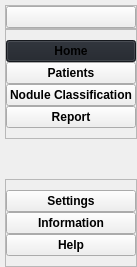
     <widget class="QCustomSlideMenu" name="leftMenuContainer" native="true">
      <property name="maximumSize">
       <size>
        <width>45</width>
        <height>16777215</height>
       </size>
      </property>
      <layout class="QVBoxLayout" name="verticalLayout">
       <property name="spacing">
        <number>0</number>
       </property>
       <property name="leftMargin">
        <number>0</number>
       </property>
       <property name="topMargin">
        <number>0</number>
       </property>
       <property name="rightMargin">
        <number>0</number>
       </property>
       <property name="bottomMargin">
        <number>0</number>
       </property>
       <item>
        <widget class="QWidget" name="leftMenuSubContainer" native="true">
         <layout class="QVBoxLayout" name="verticalLayout_2">
          <property name="spacing">
           <number>0</number>
          </property>
          <property name="leftMargin">
           <number>5</number>
          </property>
          <property name="topMargin">
           <number>5</number>
          </property>
          <property name="rightMargin">
           <number>0</number>
          </property>
          <property name="bottomMargin">
           <number>0</number>
          </property>
          <item alignment="Qt::AlignTop">
           <widget class="QFrame" name="frame">
            <property name="frameShape">
             <enum>QFrame::StyledPanel</enum>
            </property>
            <property name="frameShadow">
             <enum>QFrame::Raised</enum>
            </property>
            <layout class="QHBoxLayout" name="horizontalLayout_2">
             <property name="spacing">
              <number>0</number>
             </property>
             <property name="leftMargin">
              <number>0</number>
             </property>
             <property name="topMargin">
              <number>0</number>
             </property>
             <property name="rightMargin">
              <number>0</number>
             </property>
             <property name="bottomMargin">
              <number>0</number>
             </property>
             <item>
              <widget class="QPushButton" name="menuBtn">
               <property name="toolTip">
                <string>Menu</string>
               </property>
               <property name="text">
                <string/>
               </property>
               <property name="icon">
                <iconset resource="resources.qrc">
                 <normaloff>:/icons/icon/align-justify.svg</normaloff>:/icons/icon/align-justify.svg</iconset>
               </property>
               <property name="iconSize">
                <size>
                 <width>24</width>
                 <height>24</height>
                </size>
               </property>
              </widget>
             </item>
            </layout>
           </widget>
          </item>
          <item alignment="Qt::AlignTop">
           <widget class="QFrame" name="frame_2">
            <property name="sizePolicy">
             <sizepolicy hsizetype="Preferred" vsizetype="Preferred">
              <horstretch>0</horstretch>
              <verstretch>0</verstretch>
             </sizepolicy>
            </property>
            <property name="frameShape">
             <enum>QFrame::StyledPanel</enum>
            </property>
            <property name="frameShadow">
             <enum>QFrame::Raised</enum>
            </property>
            <layout class="QVBoxLayout" name="verticalLayout_3">
             <property name="spacing">
              <number>0</number>
             </property>
             <property name="leftMargin">
              <number>0</number>
             </property>
             <property name="topMargin">
              <number>10</number>
             </property>
             <property name="rightMargin">
              <number>0</number>
             </property>
             <property name="bottomMargin">
              <number>10</number>
             </property>
             <item>
              <widget class="QPushButton" name="homeBtn">
               <property name="font">
                <font>
                 <weight>75</weight>
                 <bold>true</bold>
                </font>
               </property>
               <property name="toolTip">
                <string>Home</string>
               </property>
               <property name="styleSheet">
                <string notr="true">background-color: #1f232a;</string>
               </property>
               <property name="text">
                <string>Home</string>
               </property>
               <property name="icon">
                <iconset resource="resources.qrc">
                 <normaloff>:/icons/icon/home.svg</normaloff>:/icons/icon/home.svg</iconset>
               </property>
               <property name="iconSize">
                <size>
                 <width>24</width>
                 <height>24</height>
                </size>
               </property>
              </widget>
             </item>
             <item>
              <widget class="QPushButton" name="patientsBtn">
               <property name="font">
                <font>
                 <weight>75</weight>
                 <bold>true</bold>
                </font>
               </property>
               <property name="toolTip">
                <string>Patient management</string>
               </property>
               <property name="text">
                <string>Patients</string>
               </property>
               <property name="icon">
                <iconset resource="resources.qrc">
                 <normaloff>:/icons/icon/users.svg</normaloff>:/icons/icon/users.svg</iconset>
               </property>
               <property name="iconSize">
                <size>
                 <width>24</width>
                 <height>24</height>
                </size>
               </property>
              </widget>
             </item>
             <item>
              <widget class="QPushButton" name="noduleBtn">
               <property name="font">
                <font>
                 <weight>75</weight>
                 <bold>true</bold>
                </font>
               </property>
               <property name="toolTip">
                <string>Classify nodules</string>
               </property>
               <property name="text">
                <string>Nodule Classification</string>
               </property>
               <property name="icon">
                <iconset resource="resources.qrc">
                 <normaloff>:/icons/ressources/poumons.png</normaloff>:/icons/ressources/poumons.png</iconset>
               </property>
               <property name="iconSize">
                <size>
                 <width>24</width>
                 <height>24</height>
                </size>
               </property>
              </widget>
             </item>
             <item>
              <widget class="QPushButton" name="reportBtn">
               <property name="font">
                <font>
                 <weight>75</weight>
                 <bold>true</bold>
                </font>
               </property>
               <property name="toolTip">
                <string>Send Emails to patients</string>
               </property>
               <property name="text">
                <string>Report</string>
               </property>
               <property name="icon">
                <iconset resource="resources.qrc">
                 <normaloff>:/icons/icon/clipboard.svg</normaloff>:/icons/icon/clipboard.svg</iconset>
               </property>
               <property name="iconSize">
                <size>
                 <width>24</width>
                 <height>24</height>
                </size>
               </property>
              </widget>
             </item>
            </layout>
           </widget>
          </item>
          <item>
           <spacer name="verticalSpacer">
            <property name="orientation">
             <enum>Qt::Vertical</enum>
            </property>
            <property name="sizeHint" stdset="0">
             <size>
              <width>20</width>
              <height>40</height>
             </size>
            </property>
           </spacer>
          </item>
          <item alignment="Qt::AlignBottom">
           <widget class="QFrame" name="frame_3">
            <property name="frameShape">
             <enum>QFrame::StyledPanel</enum>
            </property>
            <property name="frameShadow">
             <enum>QFrame::Raised</enum>
            </property>
            <layout class="QVBoxLayout" name="verticalLayout_4">
             <property name="spacing">
              <number>0</number>
             </property>
             <property name="leftMargin">
              <number>0</number>
             </property>
             <property name="topMargin">
              <number>10</number>
             </property>
             <property name="rightMargin">
              <number>0</number>
             </property>
             <property name="bottomMargin">
              <number>10</number>
             </property>
             <item>
              <widget class="QPushButton" name="settingsBtn">
               <property name="font">
                <font>
                 <weight>75</weight>
                 <bold>true</bold>
                </font>
               </property>
               <property name="toolTip">
                <string>Go to Settings</string>
               </property>
               <property name="text">
                <string>Settings</string>
               </property>
               <property name="icon">
                <iconset resource="resources.qrc">
                 <normaloff>:/icons/icon/settings.svg</normaloff>:/icons/icon/settings.svg</iconset>
               </property>
               <property name="iconSize">
                <size>
                 <width>24</width>
                 <height>24</height>
                </size>
               </property>
              </widget>
             </item>
             <item>
              <widget class="QPushButton" name="infoBtn">
               <property name="font">
                <font>
                 <weight>75</weight>
                 <bold>true</bold>
                </font>
               </property>
               <property name="toolTip">
                <string>Information about Easy Nodule Application</string>
               </property>
               <property name="text">
                <string>Information</string>
               </property>
               <property name="icon">
                <iconset resource="resources.qrc">
                 <normaloff>:/icons/icon/info.svg</normaloff>:/icons/icon/info.svg</iconset>
               </property>
               <property name="iconSize">
                <size>
                 <width>24</width>
                 <height>24</height>
                </size>
               </property>
              </widget>
             </item>
             <item>
              <widget class="QPushButton" name="helpBtn">
               <property name="font">
                <font>
                 <weight>75</weight>
                 <bold>true</bold>
                </font>
               </property>
               <property name="toolTip">
                <string>Get more help</string>
               </property>
               <property name="text">
                <string>Help</string>
               </property>
               <property name="icon">
                <iconset resource="resources.qrc">
                 <normaloff>:/icons/icon/help-circle.svg</normaloff>:/icons/icon/help-circle.svg</iconset>
               </property>
               <property name="iconSize">
                <size>
                 <width>24</width>
                 <height>24</height>
                </size>
               </property>
              </widget>
             </item>
            </layout>
           </widget>
          </item>
         </layout>
        </widget>
       </item>
      </layout>
     </widget>
